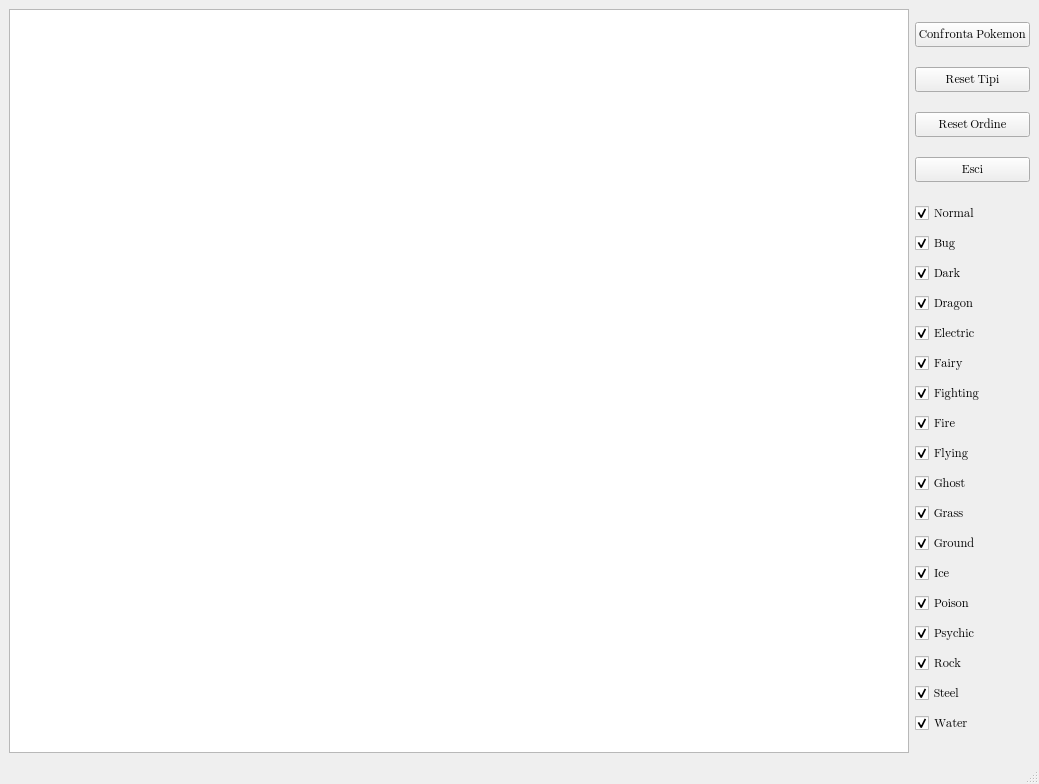
<?xml version="1.0" encoding="UTF-8"?>
<ui version="4.0">
 <class>MainWindow</class>
 <widget class="QMainWindow" name="MainWindow">
  <property name="geometry">
   <rect>
    <x>0</x>
    <y>0</y>
    <width>1039</width>
    <height>784</height>
   </rect>
  </property>
  <property name="font">
   <font>
    <family>Segoe UI Emoji</family>
   </font>
  </property>
  <property name="windowTitle">
   <string>Pokedex</string>
  </property>
  <property name="autoFillBackground">
   <bool>false</bool>
  </property>
  <property name="styleSheet">
   <string notr="true"/>
  </property>
  <widget class="QWidget" name="centralwidget">
   <property name="enabled">
    <bool>true</bool>
   </property>
   <layout class="QHBoxLayout" name="horizontalLayout_2">
    <item>
     <widget class="QTableView" name="tableView">
      <property name="styleSheet">
       <string notr="true">QHeaderView::section {
  background-color: #DCDCDC;
 padding: 4px;
font-weight: bold;
 border-style: none;
border-bottom: 1px solid #fffff8;
border-right: 1px solid #fffff8;
}</string>
      </property>
      <property name="editTriggers">
       <set>QAbstractItemView::NoEditTriggers</set>
      </property>
      <property name="dragDropOverwriteMode">
       <bool>false</bool>
      </property>
      <property name="selectionMode">
       <enum>QAbstractItemView::NoSelection</enum>
      </property>
      <property name="selectionBehavior">
       <enum>QAbstractItemView::SelectRows</enum>
      </property>
      <property name="sortingEnabled">
       <bool>true</bool>
      </property>
      <attribute name="horizontalHeaderVisible">
       <bool>true</bool>
      </attribute>
      <attribute name="horizontalHeaderCascadingSectionResizes">
       <bool>true</bool>
      </attribute>
      <attribute name="horizontalHeaderHighlightSections">
       <bool>true</bool>
      </attribute>
      <attribute name="horizontalHeaderStretchLastSection">
       <bool>true</bool>
      </attribute>
      <attribute name="verticalHeaderVisible">
       <bool>false</bool>
      </attribute>
     </widget>
    </item>
    <item>
     <layout class="QHBoxLayout" name="layoutMain">
      <property name="sizeConstraint">
       <enum>QLayout::SetDefaultConstraint</enum>
      </property>
      <item>
       <layout class="QVBoxLayout" name="layoutBtn">
        <property name="spacing">
         <number>7</number>
        </property>
        <item>
         <widget class="QPushButton" name="confrontaPk">
          <property name="text">
           <string>Confronta Pokemon</string>
          </property>
         </widget>
        </item>
        <item>
         <widget class="QPushButton" name="resetType">
          <property name="text">
           <string>Reset Tipi</string>
          </property>
         </widget>
        </item>
        <item>
         <widget class="QPushButton" name="resetSort">
          <property name="text">
           <string>Reset Ordine</string>
          </property>
         </widget>
        </item>
        <item>
         <widget class="QPushButton" name="close">
          <property name="text">
           <string>Esci</string>
          </property>
         </widget>
        </item>
        <item>
         <layout class="QVBoxLayout" name="layoutFiltri">
          <item>
           <widget class="QCheckBox" name="normal">
            <property name="text">
             <string>Normal</string>
            </property>
            <property name="checked">
             <bool>true</bool>
            </property>
           </widget>
          </item>
          <item>
           <widget class="QCheckBox" name="bug">
            <property name="text">
             <string>Bug</string>
            </property>
            <property name="checked">
             <bool>true</bool>
            </property>
           </widget>
          </item>
          <item>
           <widget class="QCheckBox" name="dark">
            <property name="text">
             <string>Dark</string>
            </property>
            <property name="checked">
             <bool>true</bool>
            </property>
           </widget>
          </item>
          <item>
           <widget class="QCheckBox" name="dragon">
            <property name="text">
             <string>Dragon</string>
            </property>
            <property name="checked">
             <bool>true</bool>
            </property>
           </widget>
          </item>
          <item>
           <widget class="QCheckBox" name="electric">
            <property name="text">
             <string>Electric</string>
            </property>
            <property name="checked">
             <bool>true</bool>
            </property>
           </widget>
          </item>
          <item>
           <widget class="QCheckBox" name="fairy">
            <property name="text">
             <string>Fairy</string>
            </property>
            <property name="checked">
             <bool>true</bool>
            </property>
           </widget>
          </item>
          <item>
           <widget class="QCheckBox" name="fighting">
            <property name="text">
             <string>Fighting</string>
            </property>
            <property name="checked">
             <bool>true</bool>
            </property>
           </widget>
          </item>
          <item>
           <widget class="QCheckBox" name="fire">
            <property name="text">
             <string>Fire</string>
            </property>
            <property name="checked">
             <bool>true</bool>
            </property>
           </widget>
          </item>
          <item>
           <widget class="QCheckBox" name="flying">
            <property name="text">
             <string>Flying</string>
            </property>
            <property name="checked">
             <bool>true</bool>
            </property>
           </widget>
          </item>
          <item>
           <widget class="QCheckBox" name="ghost">
            <property name="text">
             <string>Ghost</string>
            </property>
            <property name="checked">
             <bool>true</bool>
            </property>
           </widget>
          </item>
          <item>
           <widget class="QCheckBox" name="grass">
            <property name="text">
             <string>Grass</string>
            </property>
            <property name="checked">
             <bool>true</bool>
            </property>
           </widget>
          </item>
          <item>
           <widget class="QCheckBox" name="ground">
            <property name="text">
             <string>Ground</string>
            </property>
            <property name="checked">
             <bool>true</bool>
            </property>
           </widget>
          </item>
          <item>
           <widget class="QCheckBox" name="ice">
            <property name="text">
             <string>Ice</string>
            </property>
            <property name="checked">
             <bool>true</bool>
            </property>
           </widget>
          </item>
          <item>
           <widget class="QCheckBox" name="poison">
            <property name="text">
             <string>Poison</string>
            </property>
            <property name="checked">
             <bool>true</bool>
            </property>
           </widget>
          </item>
          <item>
           <widget class="QCheckBox" name="psychic">
            <property name="text">
             <string>Psychic</string>
            </property>
            <property name="checked">
             <bool>true</bool>
            </property>
           </widget>
          </item>
          <item>
           <widget class="QCheckBox" name="rock">
            <property name="text">
             <string>Rock</string>
            </property>
            <property name="checked">
             <bool>true</bool>
            </property>
           </widget>
          </item>
          <item>
           <widget class="QCheckBox" name="steel">
            <property name="text">
             <string>Steel</string>
            </property>
            <property name="checked">
             <bool>true</bool>
            </property>
           </widget>
          </item>
          <item>
           <widget class="QCheckBox" name="water">
            <property name="text">
             <string>Water</string>
            </property>
            <property name="checked">
             <bool>true</bool>
            </property>
           </widget>
          </item>
         </layout>
        </item>
       </layout>
      </item>
     </layout>
    </item>
   </layout>
  </widget>
  <widget class="QStatusBar" name="statusbar"/>
 </widget>
 <resources/>
 <connections/>
</ui>
